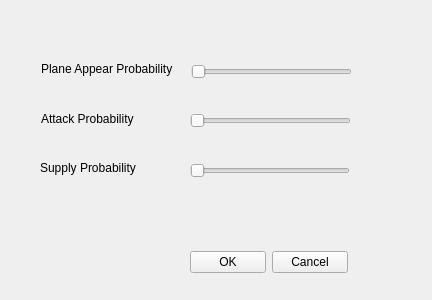
<?xml version="1.0" encoding="UTF-8"?>
<ui version="4.0">
 <class>Adjust</class>
 <widget class="QWidget" name="Adjust">
  <property name="geometry">
   <rect>
    <x>0</x>
    <y>0</y>
    <width>432</width>
    <height>300</height>
   </rect>
  </property>
  <property name="windowTitle">
   <string>Form</string>
  </property>
  <widget class="QLabel" name="planeAppearLabel">
   <property name="geometry">
    <rect>
     <x>41</x>
     <y>61</y>
     <width>144</width>
     <height>16</height>
    </rect>
   </property>
   <property name="text">
    <string>Plane Appear Probability</string>
   </property>
  </widget>
  <widget class="QSlider" name="PlaneAppearSlider">
   <property name="geometry">
    <rect>
     <x>191</x>
     <y>61</y>
     <width>161</width>
     <height>22</height>
    </rect>
   </property>
   <property name="orientation">
    <enum>Qt::Horizontal</enum>
   </property>
  </widget>
  <widget class="QLabel" name="AttackProbabilityLabel">
   <property name="geometry">
    <rect>
     <x>41</x>
     <y>111</y>
     <width>141</width>
     <height>16</height>
    </rect>
   </property>
   <property name="text">
    <string>Attack Probability</string>
   </property>
  </widget>
  <widget class="QSlider" name="AttackProbabilitySlider">
   <property name="geometry">
    <rect>
     <x>190</x>
     <y>110</y>
     <width>161</width>
     <height>22</height>
    </rect>
   </property>
   <property name="orientation">
    <enum>Qt::Horizontal</enum>
   </property>
  </widget>
  <widget class="QLabel" name="SupplyProbabilityLabel">
   <property name="geometry">
    <rect>
     <x>40</x>
     <y>160</y>
     <width>141</width>
     <height>16</height>
    </rect>
   </property>
   <property name="text">
    <string>Supply Probability</string>
   </property>
  </widget>
  <widget class="QSlider" name="SupplyProbabilitySlider">
   <property name="geometry">
    <rect>
     <x>190</x>
     <y>160</y>
     <width>160</width>
     <height>22</height>
    </rect>
   </property>
   <property name="orientation">
    <enum>Qt::Horizontal</enum>
   </property>
  </widget>
  <widget class="QWidget" name="">
   <property name="geometry">
    <rect>
     <x>190</x>
     <y>250</y>
     <width>158</width>
     <height>25</height>
    </rect>
   </property>
   <layout class="QHBoxLayout" name="horizontalLayout">
    <item>
     <widget class="QPushButton" name="okButton">
      <property name="text">
       <string>OK</string>
      </property>
     </widget>
    </item>
    <item>
     <widget class="QPushButton" name="cancelButton">
      <property name="text">
       <string>Cancel</string>
      </property>
     </widget>
    </item>
   </layout>
  </widget>
 </widget>
 <resources/>
 <connections/>
</ui>
